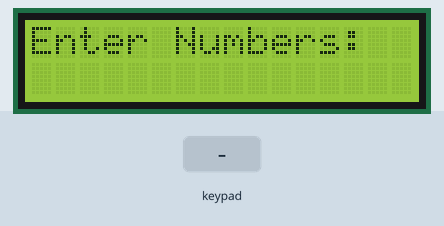
This program was run on a simulated Raspberry Pi (BCM pin numbers). Parts: 16×2 character LCD. The test bench sets the inputs (shaded band).

Above: at 1.2 s.
1.3 s: keypad keys 1 2 * pressed 0.4 s apart
At 3.3 s:
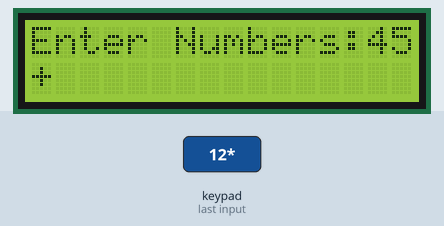
4.0 s: key '1' pressed
At 4.9 s:
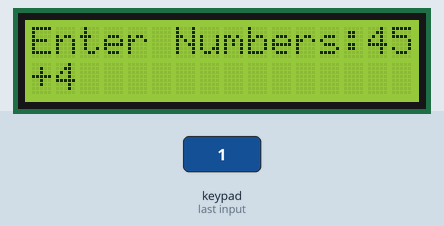
5.7 s: key '2' pressed
At 6.3 s:
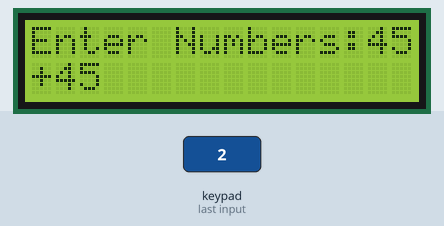
7.4 s: keypad keys 1 2 pressed 0.4 s apart
At 9.3 s:
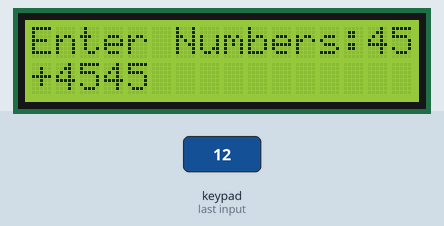
Timing chart, 0 to 10.7 s (numbered marks = the images above; inputs shaded):
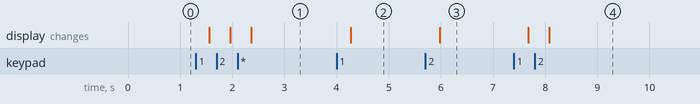

The program:

R73._Keypad_Based_Math_Calculator.py
```python
"""
Components Used:
1. Raspberry Pi
2. 4x4 Keypad
3. I2C LCD Display
4. Jumper Wires
"""

import time
import RPi.GPIO as gpio
from RPLCD.i2c import CharLCD

# ---------------- LCD Setup ----------------
lcd_display = CharLCD(i2c_expander='PCF8574', address=0x27, cols=16, rows=2)

# ---------------- Keypad Layout ----------------
keypad_layout = [
    ["1", "2", "3", "+"],
    ["4", "5", "6", "-"],
    ["7", "8", "9", "*"],
    ["C", "0", "=", "/"]
]

row_pins = [5, 6, 13, 19]
column_pins = [12, 16, 20, 21]

# ---------------- GPIO Setup ----------------
gpio.setmode(gpio.BCM)

# Set row pins as OUTPUT (default HIGH)
for row_pin in row_pins:
    gpio.setup(row_pin, gpio.OUT)
    gpio.output(row_pin, gpio.HIGH)

# Set column pins as INPUT with pull-down
for column_pin in column_pins:
    gpio.setup(column_pin, gpio.IN, pull_up_down=gpio.PUD_DOWN)

# ---------------- Calculator Variable ----------------
expression = ""

# ---------------- Display Initial ----------------
lcd_display.clear()
lcd_display.write_string("Enter Numbers:")

# ---------------- Read Keypad ----------------
def read_keypad():
    for row_index, row_pin in enumerate(row_pins):
        gpio.output(row_pin, gpio.LOW)

        for col_index, column_pin in enumerate(column_pins):
            if gpio.input(column_pin) == gpio.HIGH:
                time.sleep(0.2)  # debounce
                gpio.output(row_pin, gpio.HIGH)
                return keypad_layout[row_index][col_index]

        gpio.output(row_pin, gpio.HIGH)

    return None

# ---------------- Main Loop ----------------
try:
    while True:
        pressed_key = read_keypad()

        if pressed_key:
            # ---- Add numbers/operators ----
            if pressed_key.isdigit() or pressed_key in ["+", "-", "*", "/"]:
                expression += pressed_key
                lcd_display.write_string(pressed_key)

            # ---- Evaluate ----
            elif pressed_key == "=":
                try:
                    result = eval(expression)
                    lcd_display.clear()
                    lcd_display.write_string("= " + str(result))
                    time.sleep(3)
                except:
                    lcd_display.clear()
                    lcd_display.write_string("Error")
                    time.sleep(2)

                # Reset
                expression = ""
                lcd_display.clear()
                lcd_display.write_string("Enter Numbers:")

            # ---- Clear ----
            elif pressed_key == "C":
                expression = ""
                lcd_display.clear()
                lcd_display.write_string("Enter Numbers:")

        time.sleep(0.1)

# ---------------- Cleanup ----------------
except KeyboardInterrupt:
    gpio.cleanup()
    lcd_display.clear()
    lcd_display.write_string("Stopped")
    print("Exiting...")
```

Measured:
- after the input at 1.3 s, the display: first changes after 0.26 s (image 1 shows a later state)
- after the input at 4.0 s, the display: changes after 0.27 s (image 2)
- after the input at 5.7 s, the display: changes after 0.27 s (image 3)
- after the input at 7.4 s, the display: first changes after 0.28 s (image 4 shows a later state)
